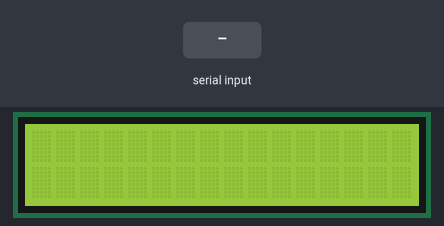
Simulated run of this sketch. Board: Arduino Uno, built with avr-gcc and run on an emulated ATmega328P. Shown: 16×2 character LCD. Inputs (shaded band) come from the test bench. What the sketch prints to the serial monitor is not drawn.

Above: at 1.2 s.
1.3 s: "90,45\n" received over the second serial link
At 2.9 s:
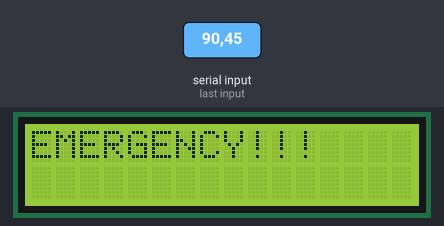
At 5.6 s:
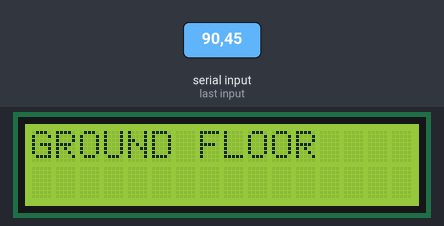
Timing chart, 0 to 7.1 s (numbered marks = the images above; inputs shaded):
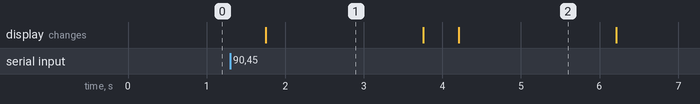

Measured:
- after the input at 1.3 s, the display: changes after 0.45 s (image 1)
- what the display in image 1 shows lasts 2.0 s, from 1.8 s to 3.8 s

The sketch:

Arduino1.ino
```cpp
#include<SoftwareSerial.h>
#include <LiquidCrystal.h>

// initialize the library by associating any needed LCD interface pin
// with the arduino pin number it is connected to
const int rs = 12, en = 11, d4 = 5, d5 = 4, d6 = 3, d7 = 2;
LiquidCrystal lcd(rs, en, d4, d5, d6, d7);
#define TxD 8
#define RxD 9


SoftwareSerial bluetoothSerial(TxD, RxD);

int c;

void setup() {
  bluetoothSerial.begin(9600);
  Serial.begin (9600); // initialize serial communications:
  lcd.begin(16, 2);

  // Print a message to the LCD.
}

void loop () {

  // read the value of the potentiometer:
  if (bluetoothSerial.available()) {
    c = bluetoothSerial.read();
    delay(450);
    Serial.println(c);
    int num = c - 48;

    if(char(c)=='9'){
      lcd.clear();
      lcd.print("EMERGENCY!!!");
      delay(2000);
      lcd.clear();
    }
    if(char(c)=='1'||char(c)=='3'||char(c)=='4'||char(c)=='5'||char(c)=='6'||char(c)=='7'||char(c)=='8'){
      lcd.clear();
      lcd.print("F L O O R : ");
      lcd.print(char(c));
    delay(2000);
    lcd.clear();
    }
      if(char(c)=='0'){
        lcd.clear();
        lcd.print("GROUND FLOOR");
        delay(2000);
        lcd.clear();
      }
    }
  }
```
